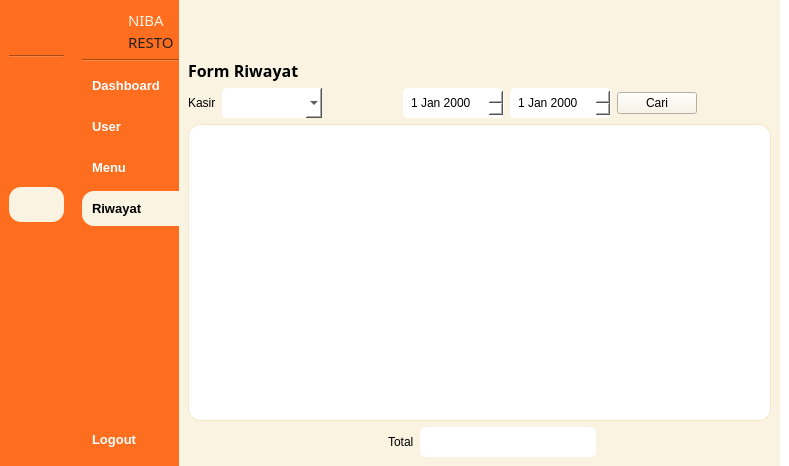
<?xml version="1.0" encoding="UTF-8"?>
<ui version="4.0">
 <class>MainWindow</class>
 <widget class="QMainWindow" name="MainWindow">
  <property name="geometry">
   <rect>
    <x>0</x>
    <y>0</y>
    <width>789</width>
    <height>466</height>
   </rect>
  </property>
  <property name="windowTitle">
   <string>MainWindow</string>
  </property>
  <property name="styleSheet">
   <string notr="true">background-color: rgb(255, 255, 255);</string>
  </property>
  <widget class="QWidget" name="centralwidget">
   <layout class="QGridLayout" name="gridLayout">
    <property name="leftMargin">
     <number>0</number>
    </property>
    <property name="topMargin">
     <number>0</number>
    </property>
    <property name="rightMargin">
     <number>0</number>
    </property>
    <property name="bottomMargin">
     <number>0</number>
    </property>
    <property name="horizontalSpacing">
     <number>0</number>
    </property>
    <item row="0" column="1">
     <widget class="QWidget" name="icon_name_widget" native="true">
      <property name="maximumSize">
       <size>
        <width>150</width>
        <height>16777215</height>
       </size>
      </property>
      <property name="styleSheet">
       <string notr="true">QPushButton {
	text-align: left;
	border-top-left-radius: 12px;
	border-bottom-left-radius: 12px;
    padding: 10px;
    border: 0px;
	color: white;
    font-weight: 600;
}

QPushButton:hover {
	background-color: rgb(181, 171, 146);
}

QPushButton:checked {
	color: black;
	background-color: #FAF3E1;
}

QWidget {
	background-color: #FF6D1F;
}</string>
      </property>
      <layout class="QVBoxLayout" name="verticalLayout">
       <property name="rightMargin">
        <number>0</number>
       </property>
       <item>
        <layout class="QVBoxLayout" name="verticalLayout_2">
         <item>
          <layout class="QHBoxLayout" name="horizontalLayout_2">
           <property name="rightMargin">
            <number>5</number>
           </property>
           <item>
            <widget class="QLabel" name="label_2">
             <property name="sizePolicy">
              <sizepolicy hsizetype="Fixed" vsizetype="Fixed">
               <horstretch>0</horstretch>
               <verstretch>0</verstretch>
              </sizepolicy>
             </property>
             <property name="minimumSize">
              <size>
               <width>40</width>
               <height>40</height>
              </size>
             </property>
             <property name="maximumSize">
              <size>
               <width>40</width>
               <height>40</height>
              </size>
             </property>
             <property name="styleSheet">
              <string notr="true">QLabel {
    background-color: transparent;
    border-radius: 20px;
    background-image: url(:/yourpic.png);
    background-repeat: no-repeat;
    background-position: center;
}
</string>
             </property>
             <property name="text">
              <string/>
             </property>
             <property name="pixmap">
              <pixmap resource="images.qrc">:/image/images/logo-rounded.png</pixmap>
             </property>
             <property name="scaledContents">
              <bool>true</bool>
             </property>
            </widget>
           </item>
           <item>
            <layout class="QVBoxLayout" name="verticalLayout_3">
             <property name="spacing">
              <number>0</number>
             </property>
             <item>
              <widget class="QLabel" name="label_3">
               <property name="maximumSize">
                <size>
                 <width>50</width>
                 <height>16777215</height>
                </size>
               </property>
               <property name="font">
                <font>
                 <family>Bauhaus 93</family>
                 <pointsize>11</pointsize>
                 <weight>50</weight>
                 <bold>false</bold>
                 <strikeout>false</strikeout>
                 <kerning>true</kerning>
                </font>
               </property>
               <property name="styleSheet">
                <string notr="true">color: #FAF3E1;</string>
               </property>
               <property name="text">
                <string>NIBA</string>
               </property>
               <property name="textFormat">
                <enum>Qt::PlainText</enum>
               </property>
              </widget>
             </item>
             <item>
              <widget class="QLabel" name="label_5">
               <property name="sizePolicy">
                <sizepolicy hsizetype="Minimum" vsizetype="Preferred">
                 <horstretch>0</horstretch>
                 <verstretch>0</verstretch>
                </sizepolicy>
               </property>
               <property name="maximumSize">
                <size>
                 <width>50</width>
                 <height>16777215</height>
                </size>
               </property>
               <property name="font">
                <font>
                 <family>Bauhaus 93</family>
                 <pointsize>11</pointsize>
                 <weight>50</weight>
                 <bold>false</bold>
                 <strikeout>false</strikeout>
                 <kerning>true</kerning>
                </font>
               </property>
               <property name="styleSheet">
                <string notr="true">color: #222222;</string>
               </property>
               <property name="text">
                <string>RESTO</string>
               </property>
               <property name="textFormat">
                <enum>Qt::PlainText</enum>
               </property>
               <property name="scaledContents">
                <bool>false</bool>
               </property>
              </widget>
             </item>
            </layout>
           </item>
          </layout>
         </item>
         <item>
          <widget class="Line" name="line_2">
           <property name="orientation">
            <enum>Qt::Horizontal</enum>
           </property>
          </widget>
         </item>
         <item>
          <widget class="QPushButton" name="btn_dashboard_expanded">
           <property name="font">
            <font>
             <family>Microsoft Sans Serif</family>
             <pointsize>10</pointsize>
             <weight>75</weight>
             <bold>true</bold>
            </font>
           </property>
           <property name="styleSheet">
            <string notr="true"/>
           </property>
           <property name="text">
            <string>Dashboard</string>
           </property>
           <property name="icon">
            <iconset resource="images.qrc">
             <normaloff>:/image/images/mage--home-fill-off.png</normaloff>
             <normalon>:/image/images/mage--home-fill.png</normalon>
             <disabledoff>:/image/images/mage--home-fill-off.png</disabledoff>
             <disabledon>:/image/images/mage--home-fill.png</disabledon>
             <activeoff>:/image/images/mage--home-fill-off.png</activeoff>
             <activeon>:/image/images/mage--home-fill.png</activeon>
             <selectedoff>:/image/images/mage--home-fill-off.png</selectedoff>
             <selectedon>:/image/images/mage--home-fill.png</selectedon>:/image/images/mage--home-fill-off.png</iconset>
           </property>
           <property name="iconSize">
            <size>
             <width>20</width>
             <height>20</height>
            </size>
           </property>
           <property name="checkable">
            <bool>true</bool>
           </property>
           <property name="checked">
            <bool>false</bool>
           </property>
           <property name="autoExclusive">
            <bool>true</bool>
           </property>
          </widget>
         </item>
         <item>
          <widget class="QPushButton" name="btn_user_expanded">
           <property name="font">
            <font>
             <family>MS Sans Serif</family>
             <pointsize>10</pointsize>
             <weight>75</weight>
             <bold>true</bold>
            </font>
           </property>
           <property name="styleSheet">
            <string notr="true"/>
           </property>
           <property name="text">
            <string>User</string>
           </property>
           <property name="icon">
            <iconset resource="images.qrc">
             <normaloff>:/image/images/mage--users-fill-off.png</normaloff>
             <normalon>:/image/images/mage--users-fill.png</normalon>:/image/images/mage--users-fill-off.png</iconset>
           </property>
           <property name="iconSize">
            <size>
             <width>20</width>
             <height>20</height>
            </size>
           </property>
           <property name="checkable">
            <bool>true</bool>
           </property>
           <property name="checked">
            <bool>false</bool>
           </property>
           <property name="autoExclusive">
            <bool>true</bool>
           </property>
          </widget>
         </item>
         <item>
          <widget class="QPushButton" name="btn_menu_expanded">
           <property name="font">
            <font>
             <family>MS Sans Serif</family>
             <pointsize>10</pointsize>
             <weight>75</weight>
             <bold>true</bold>
            </font>
           </property>
           <property name="styleSheet">
            <string notr="true"/>
           </property>
           <property name="text">
            <string>Menu</string>
           </property>
           <property name="icon">
            <iconset resource="images.qrc">
             <normaloff>:/image/images/mage--clipboard-2-fill-off.png</normaloff>
             <normalon>:/image/images/mage--clipboard-2-fill.png</normalon>:/image/images/mage--clipboard-2-fill-off.png</iconset>
           </property>
           <property name="iconSize">
            <size>
             <width>20</width>
             <height>20</height>
            </size>
           </property>
           <property name="checkable">
            <bool>true</bool>
           </property>
           <property name="autoExclusive">
            <bool>true</bool>
           </property>
          </widget>
         </item>
         <item>
          <widget class="QPushButton" name="btn_riwayat_expanded">
           <property name="font">
            <font>
             <family>Microsoft Sans Serif</family>
             <pointsize>10</pointsize>
             <weight>75</weight>
             <bold>true</bold>
            </font>
           </property>
           <property name="styleSheet">
            <string notr="true"/>
           </property>
           <property name="text">
            <string>Riwayat</string>
           </property>
           <property name="icon">
            <iconset resource="images.qrc">
             <normaloff>:/image/images/mage--book-text-fill.png</normaloff>
             <normalon>:/image/images/mage--book-text-fill-off.png</normalon>:/image/images/mage--book-text-fill.png</iconset>
           </property>
           <property name="iconSize">
            <size>
             <width>20</width>
             <height>20</height>
            </size>
           </property>
           <property name="checkable">
            <bool>true</bool>
           </property>
           <property name="checked">
            <bool>true</bool>
           </property>
           <property name="autoExclusive">
            <bool>true</bool>
           </property>
          </widget>
         </item>
         <item>
          <spacer name="verticalSpacer_2">
           <property name="orientation">
            <enum>Qt::Vertical</enum>
           </property>
           <property name="sizeHint" stdset="0">
            <size>
             <width>40</width>
             <height>200</height>
            </size>
           </property>
          </spacer>
         </item>
         <item>
          <widget class="QPushButton" name="btn_logout_expanded">
           <property name="font">
            <font>
             <family>MS Sans Serif</family>
             <pointsize>10</pointsize>
             <weight>75</weight>
             <bold>true</bold>
            </font>
           </property>
           <property name="styleSheet">
            <string notr="true">QPushButton {
	border-radius: 12px;
}</string>
           </property>
           <property name="text">
            <string>Logout</string>
           </property>
           <property name="icon">
            <iconset resource="images.qrc">
             <normaloff>:/image/images/mage--shut-down-fill-off.png</normaloff>
             <normalon>:/image/images/mage--shut-down-fill.png</normalon>:/image/images/mage--shut-down-fill-off.png</iconset>
           </property>
           <property name="iconSize">
            <size>
             <width>20</width>
             <height>20</height>
            </size>
           </property>
          </widget>
         </item>
        </layout>
       </item>
      </layout>
     </widget>
    </item>
    <item row="0" column="2">
     <widget class="QWidget" name="main_menu" native="true">
      <property name="styleSheet">
       <string notr="true">background-color: rgb(255, 255, 255);</string>
      </property>
      <layout class="QVBoxLayout" name="verticalLayout_5">
       <property name="spacing">
        <number>0</number>
       </property>
       <property name="leftMargin">
        <number>0</number>
       </property>
       <property name="topMargin">
        <number>0</number>
       </property>
       <property name="bottomMargin">
        <number>0</number>
       </property>
       <item>
        <widget class="QWidget" name="widget" native="true">
         <property name="minimumSize">
          <size>
           <width>0</width>
           <height>50</height>
          </size>
         </property>
         <property name="maximumSize">
          <size>
           <width>16777215</width>
           <height>50</height>
          </size>
         </property>
         <property name="styleSheet">
          <string notr="true">background-color: rgb(250, 243, 225);</string>
         </property>
         <layout class="QHBoxLayout" name="horizontalLayout_6">
          <item>
           <layout class="QHBoxLayout" name="horizontalLayout">
            <item>
             <widget class="QPushButton" name="btn_expand">
              <property name="styleSheet">
               <string notr="true">QPushButton {
	text-align: left;
	border-radius: 12px;
    padding: 10px;
    border: 0px;
	color: black;
    font-weight: 600;
}

QPushButton:hover {
	background-color: #F5E7C6;
}

QPushButton:checked {
	background-color: #222222;
}</string>
              </property>
              <property name="text">
               <string/>
              </property>
              <property name="icon">
               <iconset resource="images.qrc">
                <normaloff>:/image/images/mage--dash-menu-off.png</normaloff>
                <normalon>:/image/images/mage--double-arrow-left-off.png</normalon>:/image/images/mage--dash-menu-off.png</iconset>
              </property>
              <property name="iconSize">
               <size>
                <width>20</width>
                <height>20</height>
               </size>
              </property>
              <property name="checkable">
               <bool>true</bool>
              </property>
             </widget>
            </item>
            <item>
             <spacer name="horizontalSpacer">
              <property name="orientation">
               <enum>Qt::Horizontal</enum>
              </property>
              <property name="sizeHint" stdset="0">
               <size>
                <width>20</width>
                <height>118</height>
               </size>
              </property>
             </spacer>
            </item>
           </layout>
          </item>
         </layout>
        </widget>
       </item>
       <item>
        <widget class="QWidget" name="widget_2" native="true">
         <property name="styleSheet">
          <string notr="true">QWidget {
	background-color: rgb(250, 243, 225);
}

QLabel {
	color:black;
}

QLineEdit {
	background-color: white;
	border-radius:  5px;
}

QComboBox {
	background-color: white;
	border-radius: 5px;
}

QDateEdit {
    background-color: white;
    color: black;
    border-radius: 5px;
    padding: 3px 6px;
}

QDateEdit::drop-down {
    subcontrol-origin: padding;
    subcontrol-position: right;
    width: 20px;
    border: none;
}

QDateEdit::down-arrow {
    width: 12px;
    height: 12px;
}

QTableWidget {
    background-color: white;
    border: 1px solid #F5E7C6;
    border-radius: 12px;
    gridline-color: #F5E7C6;
    selection-background-color: rgb(181, 171, 146);
    selection-color: #222222;
    font-size: 14px;
}

QHeaderView::section {
    background-color: #F5E7C6;
    color: #222222;
    padding: 8px;
    border: none;
    border-right: 1px solid #FAF3E1;
    font-weight: bold;
    font-size: 14px;
}

QHeaderView {
    background-color: #F5E7C6;
    border-radius: 8px;
}

QTableWidget::item {
    padding: 6px;
    border: none;
}

QTableWidget::item:hover {
    background-color: rgba(181, 171, 146, 90%);
    color: #222222;
}

QTableWidget::item:selected {
    background-color: rgb(181, 171, 146);
    color: #222222;
}

QScrollBar:vertical {
    background: transparent;
    width: 12px;
    margin: 6px 0 6px 0;
}

QScrollBar::handle:vertical {
    background: #F5E7C6;
    border-radius: 6px;
}

QScrollBar::handle:vertical:hover {
    background: rgb(181, 171, 146);
}

QScrollBar::add-line,
QScrollBar::sub-line {
    height: 0;
}

QTableCornerButton::section {
    background-color: #F5E7C6;
    border: none;
}</string>
         </property>
         <layout class="QVBoxLayout" name="verticalLayout_6">
          <item>
           <widget class="QLabel" name="label_7">
            <property name="maximumSize">
             <size>
              <width>16777215</width>
              <height>30</height>
             </size>
            </property>
            <property name="font">
             <font>
              <family>MS Reference Sans Serif</family>
              <pointsize>12</pointsize>
              <weight>75</weight>
              <bold>true</bold>
             </font>
            </property>
            <property name="styleSheet">
             <string notr="true">color:black;</string>
            </property>
            <property name="text">
             <string>Form Riwayat</string>
            </property>
            <property name="scaledContents">
             <bool>false</bool>
            </property>
            <property name="wordWrap">
             <bool>false</bool>
            </property>
           </widget>
          </item>
          <item>
           <layout class="QVBoxLayout" name="verticalLayout_8">
            <item>
             <layout class="QHBoxLayout" name="horizontalLayout_11">
              <item>
               <widget class="QLabel" name="label_12">
                <property name="font">
                 <font>
                  <pointsize>9</pointsize>
                 </font>
                </property>
                <property name="text">
                 <string>Kasir</string>
                </property>
               </widget>
              </item>
              <item>
               <widget class="QComboBox" name="comboBox_2">
                <property name="minimumSize">
                 <size>
                  <width>100</width>
                  <height>30</height>
                 </size>
                </property>
               </widget>
              </item>
              <item>
               <spacer name="horizontalSpacer_12">
                <property name="orientation">
                 <enum>Qt::Horizontal</enum>
                </property>
                <property name="sizeHint" stdset="0">
                 <size>
                  <width>40</width>
                  <height>20</height>
                 </size>
                </property>
               </spacer>
              </item>
              <item>
               <widget class="QDateEdit" name="dateEdit">
                <property name="minimumSize">
                 <size>
                  <width>100</width>
                  <height>30</height>
                 </size>
                </property>
               </widget>
              </item>
              <item>
               <widget class="QDateEdit" name="dateEdit_3">
                <property name="minimumSize">
                 <size>
                  <width>100</width>
                  <height>30</height>
                 </size>
                </property>
               </widget>
              </item>
              <item>
               <widget class="QPushButton" name="pushButton">
                <property name="text">
                 <string>Cari</string>
                </property>
               </widget>
              </item>
              <item>
               <spacer name="horizontalSpacer_9">
                <property name="orientation">
                 <enum>Qt::Horizontal</enum>
                </property>
                <property name="sizeHint" stdset="0">
                 <size>
                  <width>40</width>
                  <height>20</height>
                 </size>
                </property>
               </spacer>
              </item>
             </layout>
            </item>
            <item>
             <layout class="QHBoxLayout" name="horizontalLayout_8">
              <item>
               <widget class="QTableWidget" name="tableWidget"/>
              </item>
             </layout>
            </item>
            <item>
             <layout class="QHBoxLayout" name="horizontalLayout_9">
              <item>
               <spacer name="horizontalSpacer_4">
                <property name="orientation">
                 <enum>Qt::Horizontal</enum>
                </property>
                <property name="sizeHint" stdset="0">
                 <size>
                  <width>200</width>
                  <height>20</height>
                 </size>
                </property>
               </spacer>
              </item>
              <item>
               <widget class="QLabel" name="label_10">
                <property name="text">
                 <string>Total</string>
                </property>
               </widget>
              </item>
              <item>
               <widget class="QLineEdit" name="lineEdit">
                <property name="minimumSize">
                 <size>
                  <width>100</width>
                  <height>30</height>
                 </size>
                </property>
               </widget>
              </item>
              <item>
               <spacer name="horizontalSpacer_5">
                <property name="orientation">
                 <enum>Qt::Horizontal</enum>
                </property>
                <property name="sizeHint" stdset="0">
                 <size>
                  <width>40</width>
                  <height>20</height>
                 </size>
                </property>
               </spacer>
              </item>
             </layout>
            </item>
           </layout>
          </item>
          <item>
           <layout class="QHBoxLayout" name="horizontalLayout_15"/>
          </item>
         </layout>
        </widget>
       </item>
      </layout>
     </widget>
    </item>
    <item row="0" column="0">
     <widget class="QWidget" name="icon_only_widget" native="true">
      <property name="maximumSize">
       <size>
        <width>75</width>
        <height>16777215</height>
       </size>
      </property>
      <property name="styleSheet">
       <string notr="true">QPushButton {
	text-align: center;
	border-radius: 12px;
    padding: 10px;
    border: 0px;
	color: white;
    font-weight: 600;
}

QPushButton:hover {
	background-color: rgb(181, 171, 146);
}

QPushButton:checked {
	color: black;
	background-color: #FAF3E1;
}

QWidget {
	background-color: #FF6D1F;
}</string>
      </property>
      <layout class="QVBoxLayout" name="verticalLayout_4">
       <item>
        <layout class="QVBoxLayout" name="verticalLayout_7">
         <item>
          <layout class="QHBoxLayout" name="horizontalLayout_4">
           <property name="rightMargin">
            <number>5</number>
           </property>
           <item>
            <widget class="QLabel" name="label_4">
             <property name="sizePolicy">
              <sizepolicy hsizetype="Fixed" vsizetype="Fixed">
               <horstretch>0</horstretch>
               <verstretch>0</verstretch>
              </sizepolicy>
             </property>
             <property name="minimumSize">
              <size>
               <width>40</width>
               <height>40</height>
              </size>
             </property>
             <property name="maximumSize">
              <size>
               <width>40</width>
               <height>40</height>
              </size>
             </property>
             <property name="styleSheet">
              <string notr="true">QLabel {
    background-color: transparent;
    border-radius: 20px;
    background-image: url(:/yourpic.png);
    background-repeat: no-repeat;
    background-position: center;
}
</string>
             </property>
             <property name="text">
              <string/>
             </property>
             <property name="pixmap">
              <pixmap resource="images.qrc">:/image/images/logo-rounded.png</pixmap>
             </property>
             <property name="scaledContents">
              <bool>true</bool>
             </property>
            </widget>
           </item>
          </layout>
         </item>
         <item>
          <widget class="Line" name="line">
           <property name="orientation">
            <enum>Qt::Horizontal</enum>
           </property>
          </widget>
         </item>
         <item>
          <widget class="QPushButton" name="btn_dashboard_icon">
           <property name="font">
            <font>
             <family>Microsoft Sans Serif</family>
             <pointsize>10</pointsize>
             <weight>75</weight>
             <bold>true</bold>
            </font>
           </property>
           <property name="styleSheet">
            <string notr="true"/>
           </property>
           <property name="text">
            <string/>
           </property>
           <property name="icon">
            <iconset resource="images.qrc">
             <normaloff>:/image/images/mage--home-fill-off.png</normaloff>
             <normalon>:/image/images/mage--home-fill.png</normalon>
             <disabledoff>:/image/images/mage--home-fill-off.png</disabledoff>
             <disabledon>:/image/images/mage--home-fill.png</disabledon>
             <activeoff>:/image/images/mage--home-fill-off.png</activeoff>
             <activeon>:/image/images/mage--home-fill.png</activeon>
             <selectedoff>:/image/images/mage--home-fill-off.png</selectedoff>
             <selectedon>:/image/images/mage--home-fill.png</selectedon>:/image/images/mage--home-fill-off.png</iconset>
           </property>
           <property name="iconSize">
            <size>
             <width>20</width>
             <height>20</height>
            </size>
           </property>
           <property name="checkable">
            <bool>true</bool>
           </property>
           <property name="checked">
            <bool>false</bool>
           </property>
           <property name="autoExclusive">
            <bool>true</bool>
           </property>
          </widget>
         </item>
         <item>
          <widget class="QPushButton" name="btn_user_icon">
           <property name="font">
            <font>
             <family>MS Sans Serif</family>
             <pointsize>10</pointsize>
             <weight>75</weight>
             <bold>true</bold>
            </font>
           </property>
           <property name="styleSheet">
            <string notr="true"/>
           </property>
           <property name="text">
            <string/>
           </property>
           <property name="icon">
            <iconset resource="images.qrc">
             <normaloff>:/image/images/mage--users-fill-off.png</normaloff>
             <normalon>:/image/images/mage--users-fill.png</normalon>:/image/images/mage--users-fill-off.png</iconset>
           </property>
           <property name="iconSize">
            <size>
             <width>20</width>
             <height>20</height>
            </size>
           </property>
           <property name="checkable">
            <bool>true</bool>
           </property>
           <property name="checked">
            <bool>false</bool>
           </property>
           <property name="autoExclusive">
            <bool>true</bool>
           </property>
          </widget>
         </item>
         <item>
          <widget class="QPushButton" name="btn_menu_icon">
           <property name="font">
            <font>
             <family>MS Sans Serif</family>
             <pointsize>10</pointsize>
             <weight>75</weight>
             <bold>true</bold>
            </font>
           </property>
           <property name="styleSheet">
            <string notr="true"/>
           </property>
           <property name="text">
            <string/>
           </property>
           <property name="icon">
            <iconset resource="images.qrc">
             <normaloff>:/image/images/mage--clipboard-2-fill-off.png</normaloff>
             <normalon>:/image/images/mage--clipboard-2-fill.png</normalon>:/image/images/mage--clipboard-2-fill-off.png</iconset>
           </property>
           <property name="iconSize">
            <size>
             <width>20</width>
             <height>20</height>
            </size>
           </property>
           <property name="checkable">
            <bool>true</bool>
           </property>
           <property name="autoExclusive">
            <bool>true</bool>
           </property>
          </widget>
         </item>
         <item>
          <widget class="QPushButton" name="btn_riwayat_icon">
           <property name="font">
            <font>
             <family>Microsoft Sans Serif</family>
             <pointsize>10</pointsize>
             <weight>75</weight>
             <bold>true</bold>
            </font>
           </property>
           <property name="styleSheet">
            <string notr="true"/>
           </property>
           <property name="text">
            <string/>
           </property>
           <property name="icon">
            <iconset resource="images.qrc">
             <normaloff>:/image/images/mage--book-text-fill.png</normaloff>
             <normalon>:/image/images/mage--book-text-fill-off.png</normalon>:/image/images/mage--book-text-fill.png</iconset>
           </property>
           <property name="iconSize">
            <size>
             <width>20</width>
             <height>20</height>
            </size>
           </property>
           <property name="checkable">
            <bool>true</bool>
           </property>
           <property name="checked">
            <bool>true</bool>
           </property>
           <property name="autoExclusive">
            <bool>true</bool>
           </property>
          </widget>
         </item>
         <item>
          <spacer name="verticalSpacer_3">
           <property name="orientation">
            <enum>Qt::Vertical</enum>
           </property>
           <property name="sizeHint" stdset="0">
            <size>
             <width>40</width>
             <height>200</height>
            </size>
           </property>
          </spacer>
         </item>
         <item>
          <widget class="QPushButton" name="btn_logout_icon">
           <property name="font">
            <font>
             <family>MS Sans Serif</family>
             <pointsize>10</pointsize>
             <weight>75</weight>
             <bold>true</bold>
            </font>
           </property>
           <property name="styleSheet">
            <string notr="true">QPushButton {
	border-radius: 12px;
}</string>
           </property>
           <property name="text">
            <string/>
           </property>
           <property name="icon">
            <iconset resource="images.qrc">
             <normaloff>:/image/images/mage--shut-down-fill-off.png</normaloff>
             <normalon>:/image/images/mage--shut-down-fill.png</normalon>:/image/images/mage--shut-down-fill-off.png</iconset>
           </property>
           <property name="iconSize">
            <size>
             <width>20</width>
             <height>20</height>
            </size>
           </property>
          </widget>
         </item>
        </layout>
       </item>
      </layout>
     </widget>
    </item>
   </layout>
  </widget>
 </widget>
 <resources>
  <include location="images.qrc"/>
 </resources>
 <connections>
  <connection>
   <sender>btn_expand</sender>
   <signal>toggled(bool)</signal>
   <receiver>icon_only_widget</receiver>
   <slot>setHidden(bool)</slot>
   <hints>
    <hint type="sourcelabel">
     <x>226</x>
     <y>39</y>
    </hint>
    <hint type="destinationlabel">
     <x>63</x>
     <y>252</y>
    </hint>
   </hints>
  </connection>
  <connection>
   <sender>btn_expand</sender>
   <signal>toggled(bool)</signal>
   <receiver>icon_name_widget</receiver>
   <slot>setVisible(bool)</slot>
   <hints>
    <hint type="sourcelabel">
     <x>226</x>
     <y>39</y>
    </hint>
    <hint type="destinationlabel">
     <x>172</x>
     <y>243</y>
    </hint>
   </hints>
  </connection>
  <connection>
   <sender>btn_logout_expanded</sender>
   <signal>clicked()</signal>
   <receiver>MainWindow</receiver>
   <slot>close()</slot>
   <hints>
    <hint type="sourcelabel">
     <x>171</x>
     <y>455</y>
    </hint>
    <hint type="destinationlabel">
     <x>140</x>
     <y>470</y>
    </hint>
   </hints>
  </connection>
  <connection>
   <sender>btn_riwayat_expanded</sender>
   <signal>toggled(bool)</signal>
   <receiver>btn_riwayat_icon</receiver>
   <slot>setChecked(bool)</slot>
   <hints>
    <hint type="sourcelabel">
     <x>185</x>
     <y>244</y>
    </hint>
    <hint type="destinationlabel">
     <x>51</x>
     <y>244</y>
    </hint>
   </hints>
  </connection>
  <connection>
   <sender>btn_menu_expanded</sender>
   <signal>toggled(bool)</signal>
   <receiver>btn_menu_icon</receiver>
   <slot>setChecked(bool)</slot>
   <hints>
    <hint type="sourcelabel">
     <x>185</x>
     <y>198</y>
    </hint>
    <hint type="destinationlabel">
     <x>55</x>
     <y>198</y>
    </hint>
   </hints>
  </connection>
  <connection>
   <sender>btn_riwayat_icon</sender>
   <signal>toggled(bool)</signal>
   <receiver>btn_riwayat_expanded</receiver>
   <slot>setChecked(bool)</slot>
   <hints>
    <hint type="sourcelabel">
     <x>55</x>
     <y>244</y>
    </hint>
    <hint type="destinationlabel">
     <x>185</x>
     <y>244</y>
    </hint>
   </hints>
  </connection>
  <connection>
   <sender>btn_menu_icon</sender>
   <signal>toggled(bool)</signal>
   <receiver>btn_menu_expanded</receiver>
   <slot>setChecked(bool)</slot>
   <hints>
    <hint type="sourcelabel">
     <x>54</x>
     <y>198</y>
    </hint>
    <hint type="destinationlabel">
     <x>185</x>
     <y>198</y>
    </hint>
   </hints>
  </connection>
  <connection>
   <sender>btn_logout_icon</sender>
   <signal>clicked()</signal>
   <receiver>MainWindow</receiver>
   <slot>close()</slot>
   <hints>
    <hint type="sourcelabel">
     <x>38</x>
     <y>445</y>
    </hint>
    <hint type="destinationlabel">
     <x>48</x>
     <y>513</y>
    </hint>
   </hints>
  </connection>
  <connection>
   <sender>btn_dashboard_icon</sender>
   <signal>toggled(bool)</signal>
   <receiver>btn_dashboard_expanded</receiver>
   <slot>setChecked(bool)</slot>
   <hints>
    <hint type="sourcelabel">
     <x>37</x>
     <y>84</y>
    </hint>
    <hint type="destinationlabel">
     <x>76</x>
     <y>84</y>
    </hint>
   </hints>
  </connection>
  <connection>
   <sender>btn_dashboard_expanded</sender>
   <signal>toggled(bool)</signal>
   <receiver>btn_dashboard_icon</receiver>
   <slot>setChecked(bool)</slot>
   <hints>
    <hint type="sourcelabel">
     <x>85</x>
     <y>95</y>
    </hint>
    <hint type="destinationlabel">
     <x>34</x>
     <y>98</y>
    </hint>
   </hints>
  </connection>
  <connection>
   <sender>btn_user_icon</sender>
   <signal>toggled(bool)</signal>
   <receiver>btn_user_expanded</receiver>
   <slot>setChecked(bool)</slot>
   <hints>
    <hint type="sourcelabel">
     <x>25</x>
     <y>124</y>
    </hint>
    <hint type="destinationlabel">
     <x>123</x>
     <y>131</y>
    </hint>
   </hints>
  </connection>
  <connection>
   <sender>btn_menu_expanded</sender>
   <signal>toggled(bool)</signal>
   <receiver>btn_menu_icon</receiver>
   <slot>setChecked(bool)</slot>
   <hints>
    <hint type="sourcelabel">
     <x>102</x>
     <y>173</y>
    </hint>
    <hint type="destinationlabel">
     <x>17</x>
     <y>174</y>
    </hint>
   </hints>
  </connection>
  <connection>
   <sender>btn_user_expanded</sender>
   <signal>toggled(bool)</signal>
   <receiver>btn_user_icon</receiver>
   <slot>setChecked(bool)</slot>
   <hints>
    <hint type="sourcelabel">
     <x>87</x>
     <y>144</y>
    </hint>
    <hint type="destinationlabel">
     <x>30</x>
     <y>146</y>
    </hint>
   </hints>
  </connection>
 </connections>
</ui>
